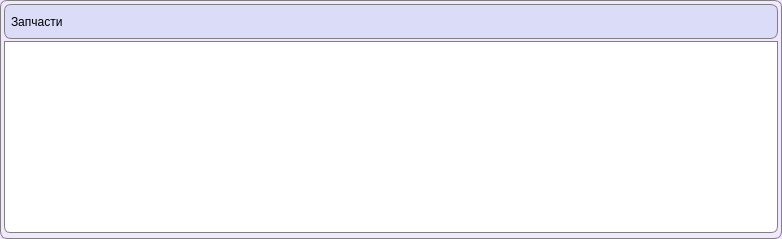
      <widget class="QFrame" name="frame_2">
       <property name="minimumSize">
        <size>
         <width>782</width>
         <height>0</height>
        </size>
       </property>
       <property name="maximumSize">
        <size>
         <width>16777215</width>
         <height>16777215</height>
        </size>
       </property>
       <property name="styleSheet">
        <string notr="true">QFrame {
	background-color: #f2e7ff;
	border: 1px solid grey;
	border-radius: 7px;
}</string>
       </property>
       <property name="frameShape">
        <enum>QFrame::StyledPanel</enum>
       </property>
       <property name="frameShadow">
        <enum>QFrame::Raised</enum>
       </property>
       <layout class="QGridLayout" name="gridLayout">
        <property name="leftMargin">
         <number>3</number>
        </property>
        <property name="topMargin">
         <number>3</number>
        </property>
        <property name="rightMargin">
         <number>3</number>
        </property>
        <property name="bottomMargin">
         <number>5</number>
        </property>
        <property name="spacing">
         <number>2</number>
        </property>
        <item row="0" column="0" colspan="2">
         <widget class="QFrame" name="frame_3">
          <property name="minimumSize">
           <size>
            <width>0</width>
            <height>35</height>
           </size>
          </property>
          <property name="maximumSize">
           <size>
            <width>16777215</width>
            <height>35</height>
           </size>
          </property>
          <property name="styleSheet">
           <string notr="true">QFrame {
	background-color: #dbdcf7;
	border: 1px solid grey;
	border-radius: 7px;
}</string>
          </property>
          <property name="frameShape">
           <enum>QFrame::StyledPanel</enum>
          </property>
          <property name="frameShadow">
           <enum>QFrame::Raised</enum>
          </property>
          <layout class="QGridLayout" name="gridLayout_8">
           <property name="leftMargin">
            <number>0</number>
           </property>
           <property name="topMargin">
            <number>0</number>
           </property>
           <property name="rightMargin">
            <number>6</number>
           </property>
           <property name="bottomMargin">
            <number>0</number>
           </property>
           <item row="0" column="0">
            <widget class="QLabel" name="label_9">
             <property name="font">
              <font>
               <pointsize>9</pointsize>
              </font>
             </property>
             <property name="styleSheet">
              <string notr="true">QLabel {
	background-color: transparent;
	border: 0px;
	margin-left: 3px;
}</string>
             </property>
             <property name="text">
              <string>Запчасти</string>
             </property>
            </widget>
           </item>
           <item row="0" column="1">
            <spacer name="horizontalSpacer_2">
             <property name="orientation">
              <enum>Qt::Horizontal</enum>
             </property>
             <property name="sizeHint" stdset="0">
              <size>
               <width>40</width>
               <height>20</height>
              </size>
             </property>
            </spacer>
           </item>
          </layout>
         </widget>
        </item>
        <item row="1" column="0" colspan="2">
         <widget class="QTextEdit" name="sparePartsList">
          <property name="maximumSize">
           <size>
            <width>16777215</width>
            <height>16777215</height>
           </size>
          </property>
          <property name="font">
           <font>
            <pointsize>10</pointsize>
           </font>
          </property>
          <property name="focusPolicy">
           <enum>Qt::StrongFocus</enum>
          </property>
          <property name="styleSheet">
           <string notr="true">QTextEdit {
	background-color: white;
	border-top-left-radius: 0px;
	border-top-right-radius: 0px;
	border-bottom-left-radius: 6px;
	border-bottom-right-radius: 6px;
}</string>
          </property>
          <property name="readOnly">
           <bool>true</bool>
          </property>
         </widget>
        </item>
       </layout>
      </widget>
